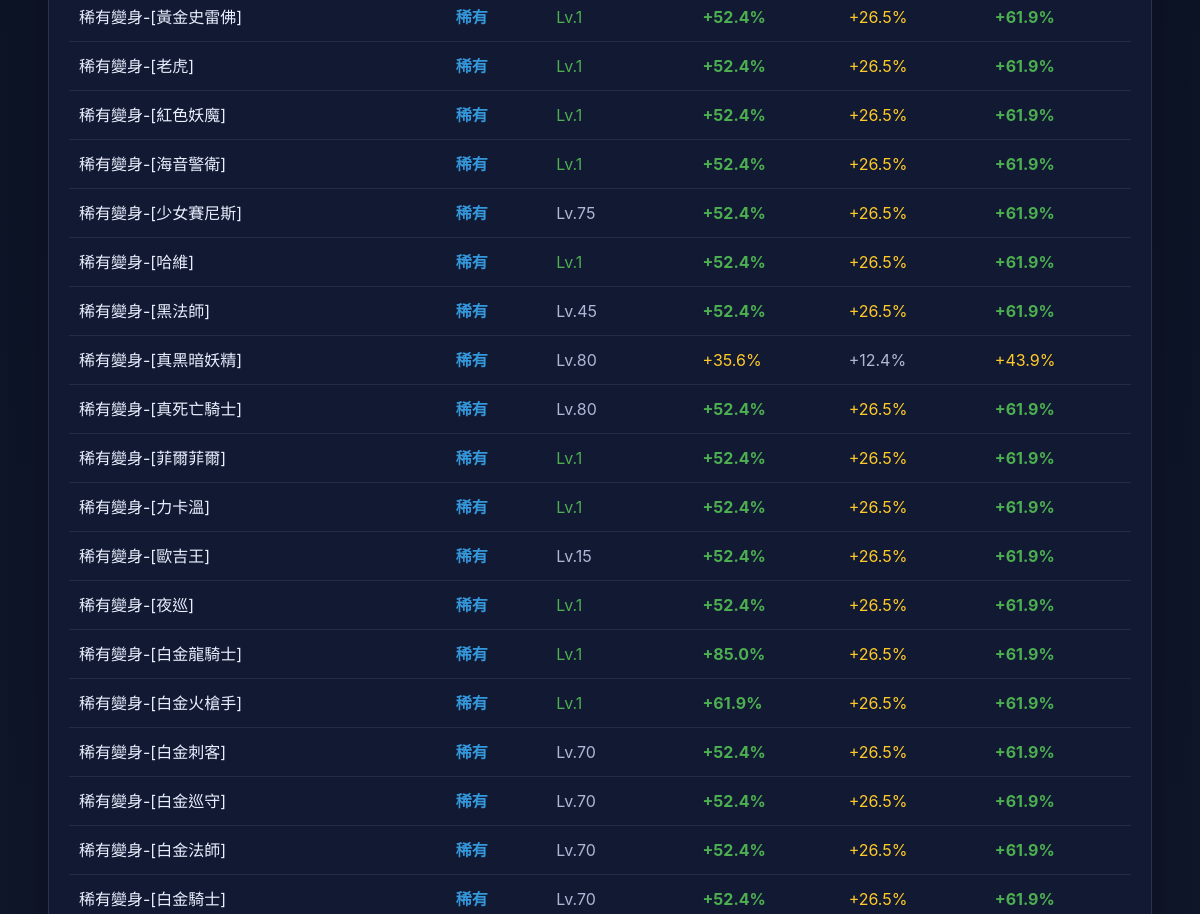
The app's page /polymorphs?grade=稀有 (middle part), older data.
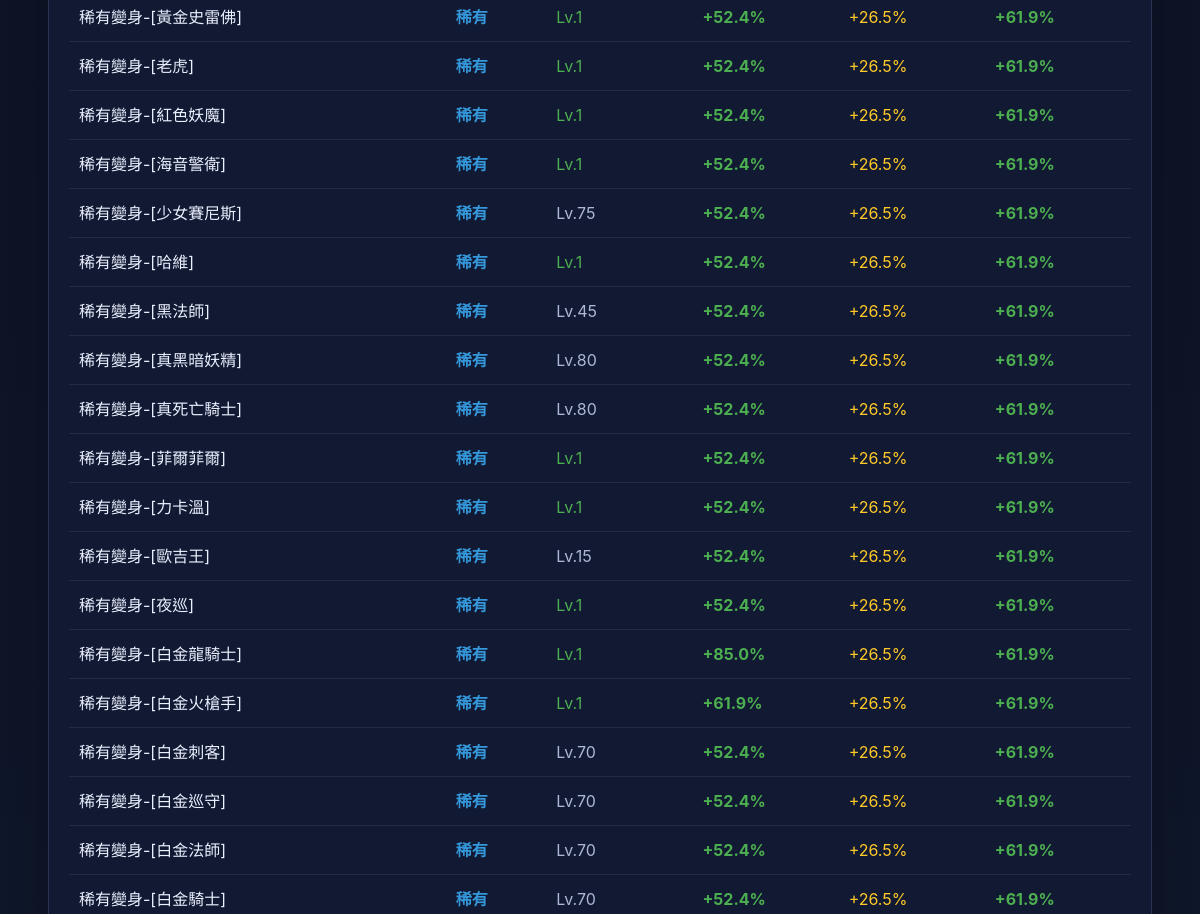
The same page, newer data.
### tables this page shows
CREATE TABLE polymorphs (
    id      INTEGER PRIMARY KEY,
    name    TEXT NOT NULL,
    polyid  INTEGER NOT NULL,
    note    TEXT,
    created_at DATETIME DEFAULT CURRENT_TIMESTAMP
, atkspeed INTEGER DEFAULT NULL, movespeed INTEGER DEFAULT NULL, magic_speed INTEGER DEFAULT NULL, minlevel INTEGER DEFAULT NULL, item_id INTEGER DEFAULT NULL, atk_boost REAL DEFAULT NULL, mov_boost REAL DEFAULT NULL, mag_boost REAL DEFAULT NULL, color TEXT DEFAULT '#ffffff');

### app.py (the view, shortened to what this page needs)
    @app.route("/polymorphs")
    def polymorphs():
        q = request.args.get("q", "").strip()
        grade = request.args.get("grade", "").strip()
        db = get_db()
        POLY_GRADES = [
            ("覺醒", "覺醒/支配者"),
            ("神話", "神話變身"),
            ("傳說", "傳說變身"),
            ("英雄", "英雄變身"),
            ("稀有", "稀有變身"),
            ("高級", "高級變身"),
            ("一般", "一般變身"),
        ]
        sql = """
            SELECT id, name, note, polyid, atkspeed, movespeed, magic_speed, atk_boost, mov_boost, mag_boost, minlevel,
              CASE
                WHEN name LIKE '覺醒-%' OR name LIKE '支配者-%' THEN '覺醒'
                WHEN name LIKE '神話變身%' OR note LIKE '%神話%' THEN '神話'
                WHEN name LIKE '傳說變身%' OR note LIKE '%傳說%' THEN '傳說'
                WHEN name LIKE '英雄變身%' OR note LIKE '%英雄%' THEN '英雄'
                WHEN name LIKE '稀有變身%' OR note LIKE '%稀有%' THEN '稀有'
                WHEN name LIKE '高級變身%' OR note LIKE '%高級%' THEN '高級'
                ELSE '一般'
              END AS grade
            FROM polymorphs
            WHERE note NOT LIKE '%圖鑑%' AND id >= 600000000
        """
        params: list[Any] = []
        if q:
            sql += " AND (name LIKE ? OR note LIKE ?)"
            params.extend([f"%{q}%", f"%{q}%"])
        if grade:
            if grade == "覺醒":
                sql += " AND (name LIKE '覺醒-%' OR name LIKE '支配者-%')"
            elif grade == "神話":
                sql += " AND (name LIKE '神話變身%' OR note LIKE '%神話%') AND name NOT LIKE '覺醒-%'"
            elif grade == "傳說":
                sql += " AND (name LIKE '傳說變身%' OR note LIKE '%傳說%') AND name NOT LIKE '覺醒-%'"
            elif grade == "英雄":
                sql += " AND (name LIKE '英雄變身%' OR note LIKE '%英雄%') AND name NOT LIKE '覺醒-%'"
            elif grade == "稀有":
                sql += " AND (name LIKE '稀有變身%' OR note LIKE '%稀有%') AND name NOT LIKE '覺醒-%'"
            elif grade == "高級":
                sql += " AND (name LIKE '高級變身%' OR note LIKE '%高級%') AND name NOT LIKE '覺醒-%'"
        sql += " ORDER BY id LIMIT 500"
        rows = db.execute(sql, params).fetchall()
        return render_template("polymorphs.html", rows=rows, q=q, grade=grade, poly_grades=POLY_GRADES)

### app.py (called while the page is built)
def get_db() -> sqlite3.Connection:
    if "db" not in g:
        db_path = Path(current_app().config["DATABASE"])
        db_path.parent.mkdir(parents=True, exist_ok=True)
        conn = sqlite3.connect(db_path)
        conn.row_factory = sqlite3.Row
        g.db = conn
    return g.db

def current_app() -> Flask:
    from flask import current_app as flask_current_app
    return flask_current_app

### templates/polymorphs.html (shortened to what this page needs)
{% extends "base.html" %}
{% block content %}
<section class="card">
  <div class="table-wrap">
    <table data-sortable>
      <tbody>
        {% for r in rows %}
        <tr>
          <td>
            {% if r.grade == '覺醒' %}
              <span class="grade-awaken">{{ (r.note or '—') | clean_name }}</span>
            {% else %}
              {{ (r.note or '—') | clean_name }}
            {% endif %}
          </td>
          <td>
            {% if r.grade == '覺醒' %}<span class="grade-awaken">✦ 覺醒</span>
            {% elif r.grade == '神話' %}<span class="grade-myth">神話</span>
            {% elif r.grade == '傳說' %}<span class="grade-legend">傳說</span>
            {% elif r.grade == '英雄' %}<span class="grade-hero">英雄</span>
            {% elif r.grade == '稀有' %}<span class="grade-rare">稀有</span>
            {% elif r.grade == '高級' %}<span class="grade-high">高級</span>
            {% else %}<span class="grade-normal">一般</span>
            {% endif %}
          </td>
          <td>
            {% if r.minlevel and r.minlevel > 1 %}
              <span class="muted">Lv.{{ r.minlevel }}</span>
            {% else %}
              <span style="color:#4caf50">Lv.1</span>
            {% endif %}
          </td>
          <td>
            {% set atk = r.atk_boost|string %}
            {% if atk and atk != '—' and atk != 'None' %}
              {% set atk_val = atk | replace('+','') | replace('%','') | float(0) %}
              {% if atk_val > 100 %}<span style="color:#ff6b6b;font-weight:700">{{ atk }} ⚡</span>
              {% elif atk_val > 50 %}<span style="color:#4caf50;font-weight:700">{{ atk }}</span>
              {% elif atk_val > 20 %}<span style="color:#ffca28">{{ atk }}</span>
              {% else %}<span class="muted">{{ atk }}</span>{% endif %}
            {% else %}<span class="muted">—</span>{% endif %}
          </td>
          <td>
            {% set mov = r.mov_boost|string %}
            {% if mov and mov != '—' and mov != 'None' %}
              {% set mov_val = mov | replace('+','') | replace('%','') | float(0) %}
              {% if mov_val > 50 %}<span style="color:#4caf50;font-weight:700">{{ mov }} ⚡</span>
              {% elif mov_val > 20 %}<span style="color:#ffca28">{{ mov }}</span>
              {% else %}<span class="muted">{{ mov }}</span>{% endif %}
            {% else %}<span class="muted">—</span>{% endif %}
          </td>
          <td>
            {% set mag = r.mag_boost|string %}
            {% if mag and mag != '—' and mag != 'None' %}
              {% set mag_val = mag | replace('+','') | replace('%','') | float(0) %}
              {% if mag_val > 100 %}<span style="color:#ff6b6b;font-weight:700">{{ mag }} ⚡</span>
              {% elif mag_val > 50 %}<span style="color:#4caf50;font-weight:700">{{ mag }}</span>
              {% elif mag_val > 20 %}<span style="color:#ffca28">{{ mag }}</span>
              {% else %}<span class="muted">{{ mag }}</span>{% endif %}
            {% else %}<span class="muted">—</span>{% endif %}
          </td>
        </tr>
        {% else %}
        <tr><td colspan="6">查無資料</td></tr>
        {% endfor %}
      </tbody>
    </table>
  </div>
</section>
{% endblock %}

### templates/base.html (shortened to what this page needs)
<!doctype html>
<html lang="zh-Hant">
<head>
  <link rel="stylesheet" href="{{ url_for('static', filename='style.css') }}">
</head>
<body>
  <main class="container page">
    {% block content %}{% endblock %}
  </main>
</body>
</html>

### static/style.css (style rules this page uses)
:root { --bg:#0b1020;--card:#121933;--line:#293252;--text:#eaf0ff;--muted:#aeb8d6;--accent:#6ea8fe }
* { box-sizing:border-box }
body { margin:0;background:linear-gradient(180deg,#0a1020,#10182c);color:var(--text);font:16px/1.5 -apple-system,BlinkMacSystemFont,Segoe UI,Roboto,PingFang TC,Noto Sans TC,sans-serif }
.container { width:min(1120px,92vw);margin:0 auto }
.page { padding:28px 0 40px }
.card { background:var(--card);border:1px solid var(--line);border-radius:18px;padding:20px;margin-bottom:18px;box-shadow:0 14px 40px rgba(0,0,0,.18) }
.muted { color:var(--muted) }
.table-wrap { overflow:auto }
table { width:100%;border-collapse:collapse;min-width:720px }
.grade-rare { color:#3498db;font-weight:600 }

### templates/polymorphs.html (style rules this page uses)
.grade-rare { color:#3498db; }

Row changes from the older to the newer data that the page shows:
changed polymorphs "稀有變身-[真黑暗妖精]": atk_boost "+35.6%" → "+52.4%"; mov_boost "+12.4%" → "+26.5%"; mag_boost "+43.9%" → "+61.9%"
